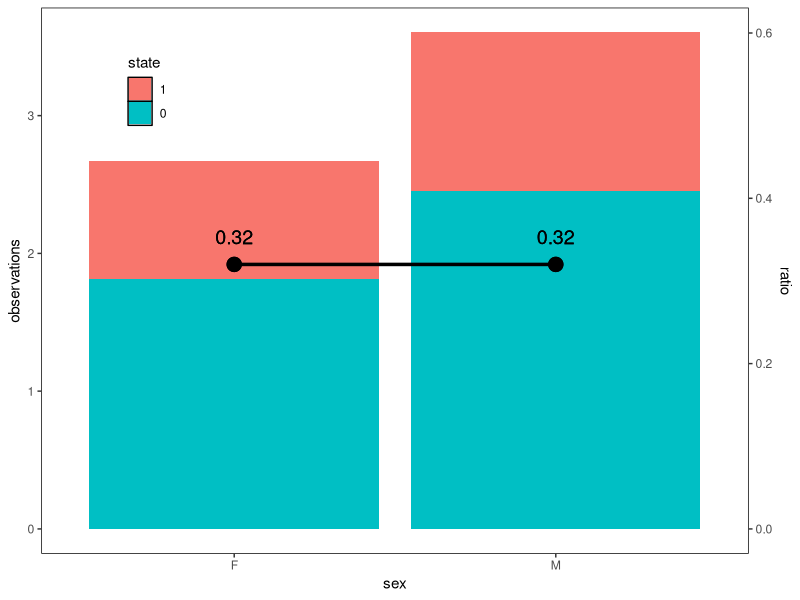
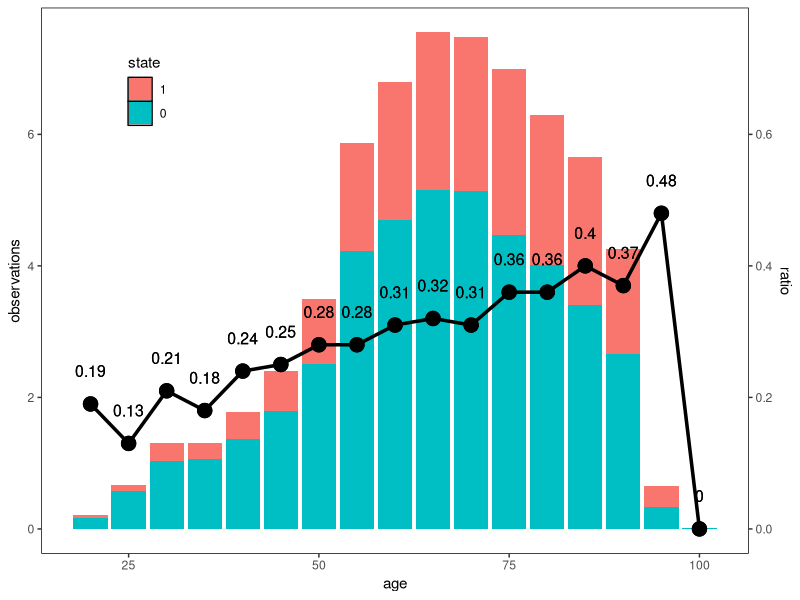

Recreate these plots in R, in order.
library(ggplot2)


df <- read.csv('./mydata.csv')
variable_list <- c("hospital_expire_flag", "gender", "admission_age")
list_1 <- df[variable_list]
obs_num <- dim(df)[1]


# Q1 Fig1 -----------------------------------------------------------------

F_sum <- 0
M_sum <- 0
F_ddnum <- 0
M_ddnum <- 0
for(i in 1:obs_num)
{
  if(list_1$gender[i] == "F")
  {
    F_sum <- F_sum + 1
    if(list_1$hospital_expire_flag[i])
      F_ddnum <- F_ddnum + 1
  }
  else
  {
    M_sum <- M_sum + 1 
    if(list_1$hospital_expire_flag[i])
      M_ddnum <- M_ddnum + 1
  }
}
F_ddratio <- round(F_ddnum / F_sum, 2)
M_ddratio <- round(M_ddnum / M_sum, 2)

d <- data.frame(state = c(0,1,0,1), gender = c("F","F","M","M"), observations = c(F_sum-F_ddnum, F_ddnum, M_sum-M_ddnum, M_ddnum)/ 1000)
d <- cbind(d, ratio=c(F_ddratio, F_ddratio, M_ddratio, M_ddratio))
d$state <- factor(d$state,level=c(1,0))

ggplot(data=d,aes(x=gender,y=observations),fill=state)+
  geom_col(aes(x=gender, y=observations,fill=state))+
  labs(x='sex',y='observations(x10^3)')+
  scale_fill_discrete(labels=c(1,0))+
  theme(panel.grid=element_blank(), panel.background=element_rect(fill='transparent', color='black'),legend.position = c(0.15,0.85))+
  geom_line(aes(x=gender,y=ratio*6),group=2,size=1.2)+
  geom_point(aes(x=gender,y=ratio*6,size=1.2),show.legend=FALSE)+
  geom_text(aes(x=gender,y=ratio*6+0.2),label=d$ratio,cex=5)+
  scale_y_continuous(name ='observations',sec.axis = sec_axis(~./6,name='ratio'))


# Q1 Fig2 -----------------------------------------------------------------
interval <- 5
age_sum <- vector()
age_ddnum <- vector()
for(i in 1:obs_num)
{
  index = (list_1$admission_age[i] + interval / 2) %/% interval + 1
  if(is.na(age_sum[index]))
  {
    age_sum[index] <- 1
    age_ddnum[index] <- 0
  }
  else
    age_sum[index] <- age_sum[index] + 1
  if(list_1$hospital_expire_flag[i])
    age_ddnum[index] <- age_ddnum[index] + 1
}
age_radio <- round(age_ddnum / age_sum, 2)
max_length <- length(age_sum)

na_num <- sum(is.na(age_sum))
age_sum <- age_sum[(na_num+1):max_length]
age_radio <- age_radio[(na_num+1):max_length]
age_ddnum <- age_ddnum[(na_num+1):max_length]

age_intvlnum <- max_length - na_num
ageintvl <- c(na_num:(max_length-1)) * interval
state <- c(rep(c(0),age_intvlnum),rep(c(1),age_intvlnum))
d1 <- data.frame(state=state, age_intvl=rep(ageintvl,2), observations=c((age_sum-age_ddnum),age_ddnum) / 100, ratio=rep(age_radio,2))
d1$state <- factor(d1$state,level=c(1,0))

ggplot(data=d1,aes(x=age_intvl,y=observations),fill=state)+
  geom_col(aes(x=age_intvl, y=observations,fill=state))+
  scale_fill_discrete(labels=c(1,0))+
  labs(x='age',y='observations(x10^2)')+
  theme(panel.grid=element_blank(), panel.background=element_rect(fill='transparent', color='black'),legend.position = c(0.15,0.85))+
  geom_line(aes(x=age_intvl,y=ratio*10),group=2,size=1.2)+
  geom_point(aes(x=age_intvl,y=ratio*10,size=1.2),show.legend=FALSE)+
  geom_text(aes(x=age_intvl,y=ratio*10+0.5),label=d1$ratio,cex=4)+
  scale_y_continuous(name ='observations',sec.axis = sec_axis(~./10,name='ratio'))
